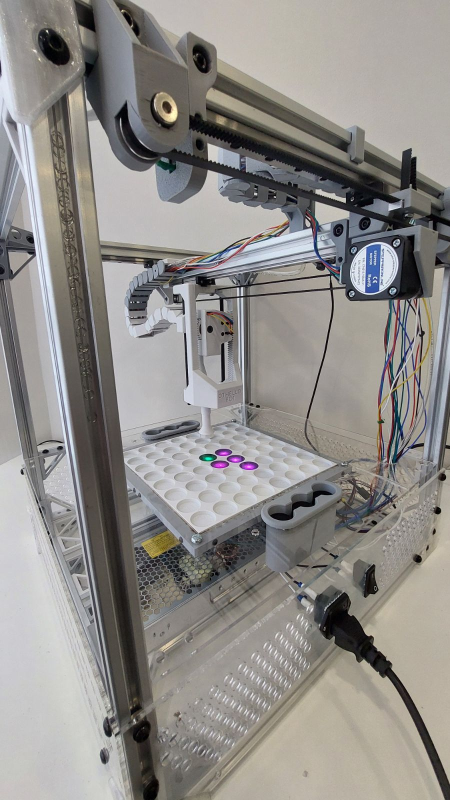
#> input picture images/20261026_161312.jpeg, 900 x 1600 px, given in place of the camera (shown at 1/2 size)
$ python camera_processing.py
#> lines starting #> are read from the running program, lines starting #| are printed output that depends on the picture; after the words box and inside, x2 and y2 are one past the last pixel; in counts of white or black regions, pixels touching at a corner belong together
import cv2
import numpy as np

# ==========================================
# 1. Start Live USB Camera
# ==========================================
cap = cv2.VideoCapture(1, cv2.CAP_DSHOW)

if not cap.isOpened():
    cap.release()
    raise RuntimeError("Could not open USB camera.")

print("Live Calibration Tool Running.")
print("Adjust your board, camera, and lighting.")
print("Press 'q' on your keyboard to quit.")

while True:
    ret, img = cap.read()
#> img is the input picture: shape (1600, 900, 3); mean B, G, R 137, 140.3, 143.1
    if not ret:
        print("Failed to capture image.")
        break

    h, w = img.shape[:2]
#> h = 1600; w = 900

    # ==========================================
    # 2. Define approximate board corners
    # ==========================================
    corners = np.float32([
        [265, 55],     # Top-left (Adjusted inward)
        [576, 57],     # Top-right
        [628, 359],    # Bottom-right
        [188, 357]     # Bottom-left
    ])
    corners *= np.array([w / 640, h / 480], dtype=np.float32)

    # ==========================================
    # 3. Detect the FOUR central black tokens
    # ==========================================
    gray = cv2.cvtColor(img, cv2.COLOR_BGR2GRAY)
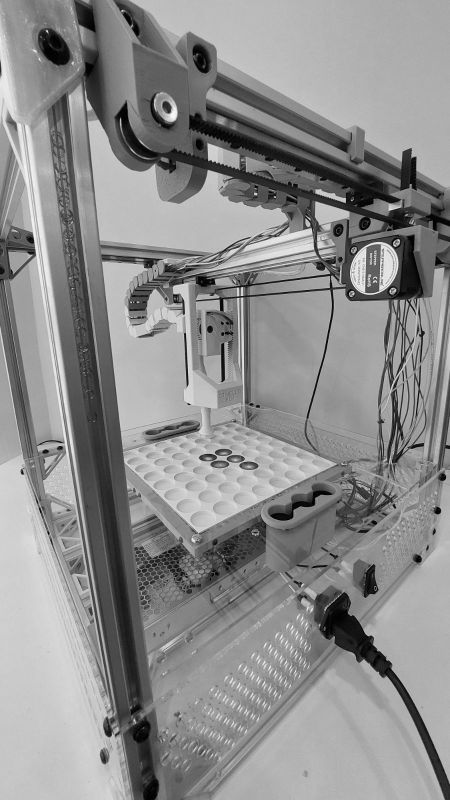
#> gray: shape (1600, 900) (shown at 1/2 size); min 0, max 254, mean 140.7

    _, binary = cv2.threshold(gray, 80, 255, cv2.THRESH_BINARY_INV)
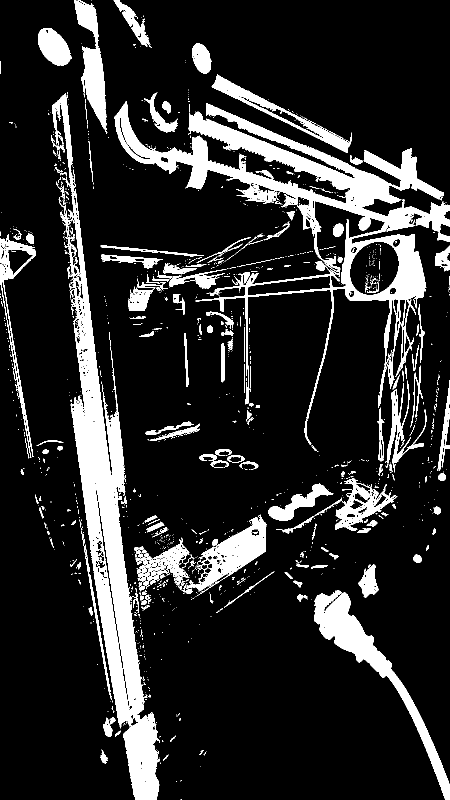
#> binary: shape (1600, 900) (shown at 1/2 size); 15.6% white; 1455 white regions (1204 under 20 px), largest, box (x1, y1, x2, y2) and area: (229, 202, 900, 838) 67514, (104, 186, 320, 1600) 62182, (628, 1180, 900, 1600) 15516

    x1, x2 = int(0.35 * w), int(0.90 * w)
#> x1 = 315; x2 = 810
    y1, y2 = int(0.15 * h), int(0.65 * h)
#> y1 = 240; y2 = 1040
    roi = binary[y1:y2, x1:x2]
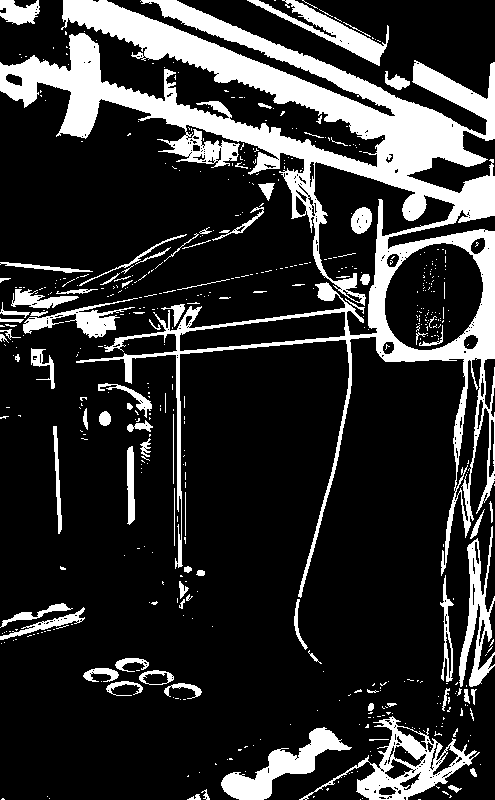
#> roi: shape (800, 495); 19.4% white; 536 white regions (446 under 20 px)

    debug_img = img.copy()
    # Draw the blue search box
    cv2.rectangle(debug_img, (x1, y1), (x2, y2), (255, 0, 0), 2)
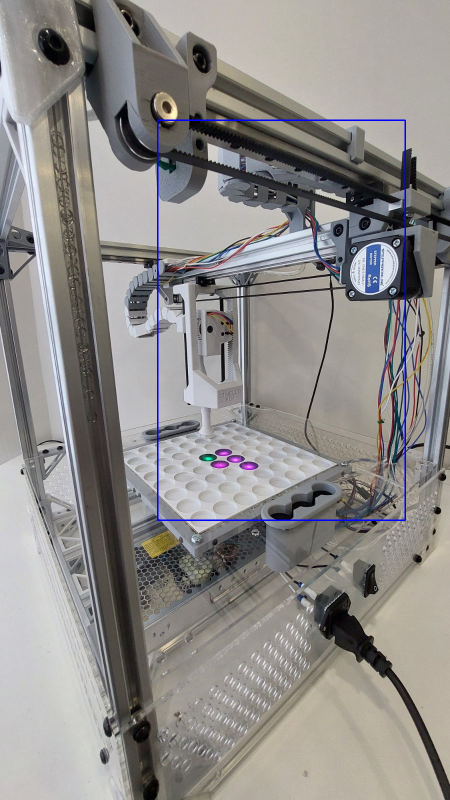
#> debug_img: shape (1600, 900, 3) (shown at 1/2 size); 0.54% of pixels changed, all inside (x1, y1, x2, y2) = (314, 239, 812, 1042)

    contours, _ = cv2.findContours(roi, cv2.RETR_EXTERNAL, cv2.CHAIN_APPROX_SIMPLE)
#> contours = 442 contours, 384 with area under 20; largest, box (x1, y1, x2, y2) and area: (0, 0, 495, 598) 62950, (299, 716, 480, 800) 4897, (221, 727, 352, 800) 2793, (459, 526, 495, 687) 2016, (247, 0, 389, 66) 1966

    token_candidates = []
    sx, sy = w / 640, h / 480
#> sx = 1.41; sy = 3.33
    area_scale = sx * sy
#> area_scale = 4.69

    for contour in contours:
        offset_contour = contour + np.array([[[x1, y1]]])
        area = cv2.contourArea(contour)
        bx, by, bw, bh = cv2.boundingRect(contour)
        perimeter = cv2.arcLength(contour, True)

        if perimeter == 0:
            continue

        circularity = 4 * np.pi * area / (perimeter * perimeter)

        if not (
            400 * area_scale <= area <= 2500 * area_scale
            and 25 * sx <= bw <= 60 * sx
            and 20 * sy <= bh <= 50 * sy
            and circularity > 0.5
        ):
            # Draw rejected shapes in RED
            cv2.drawContours(debug_img, [offset_contour], -1, (0, 0, 255), 1)
            continue

        moments = cv2.moments(contour)
        if moments["m00"] == 0:
            continue

        cx = moments["m10"] / moments["m00"] + x1
        cy = moments["m01"] / moments["m00"] + y1

        token_candidates.append((area, cx, cy))

        # Draw accepted tokens in GREEN
        cv2.drawContours(debug_img, [offset_contour], -1, (0, 255, 0), 2)
        cv2.circle(debug_img, (int(cx), int(cy)), 3, (0, 255, 255), -1)
#> this loop made 442 passes
#> (area, bx, by, bw, bh, perimeter, circularity) on passes 9, 11, 14: (27.5, 187, 794, 14, 6, 39.56, 0.221), (23, 201, 789, 9, 11, 40.63, 0.175), (35.5, 448, 785, 14, 8, 33.21, 0.404)
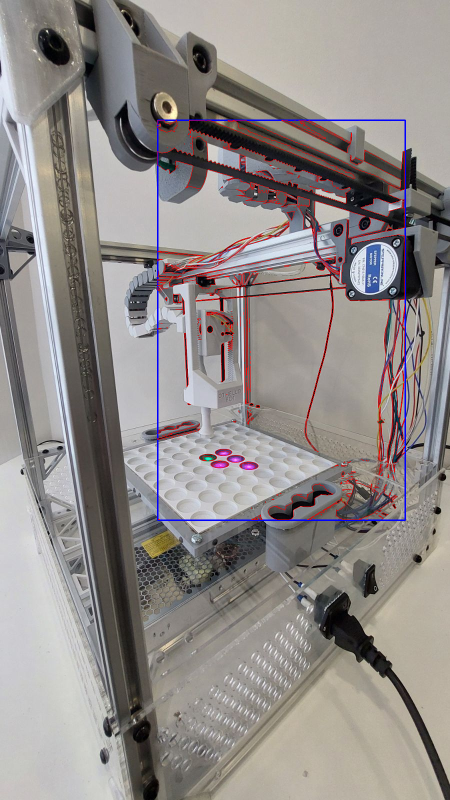
#> debug_img: shape (1600, 900, 3) (shown at 1/2 size); 1.18% of pixels changed, all inside (x1, y1, x2, y2) = (315, 240, 810, 1040)

    # If it fails to find exactly 4, show the debug screen and restart the loop
    if len(token_candidates) < 4:
        cv2.putText(debug_img, f"Missing Tokens! Found: {len(token_candidates)}/4", (20, 40),
                    cv2.FONT_HERSHEY_SIMPLEX, 1, (0, 0, 255), 2)
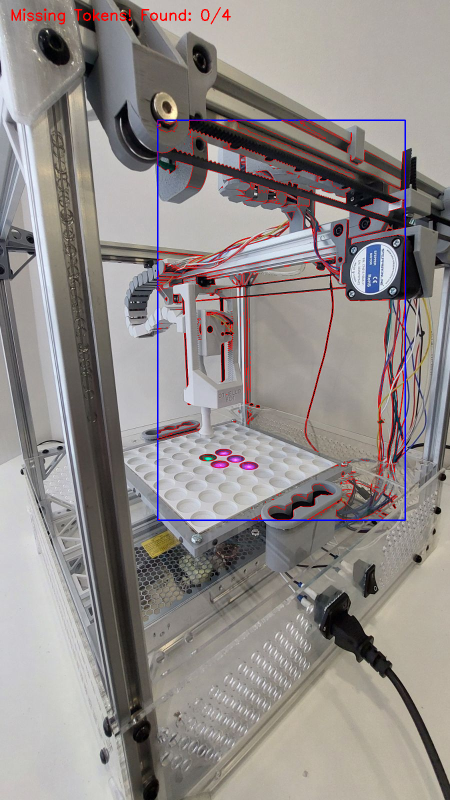
#> debug_img: shape (1600, 900, 3) (shown at 1/2 size); 0.2% of pixels changed, all inside (x1, y1, x2, y2) = (23, 14, 462, 49)
        cv2.imshow("Live Calibration", debug_img)

        if cv2.waitKey(1) & 0xFF == ord('q'):
#> (key q is pressed here)
            break
        continue # Skip the rest of the loop until 4 are found

    # ==========================================
    # 4. Identify tokens and map the board
    # ==========================================
    token_candidates.sort(key=lambda p: p[0], reverse=True)
    token_candidates = token_candidates[:4]  # Keep the 4 largest valid tokens

    token_centers = np.array([[cx, cy] for _, cx, cy in token_candidates], dtype=np.float32)
    token_centers = token_centers[np.argsort(token_centers[:, 1])]

    vertical_gaps = np.diff(token_centers[:, 1])
    split = int(np.argmax(vertical_gaps)) + 1

    upper_row = token_centers[:split]
    lower_row = token_centers[split:]

    if len(upper_row) != 2 or len(lower_row) != 2:
        cv2.putText(debug_img, "Tokens found, but shape is wrong (Not 2 on top, 2 on bottom)",
                    (20, 40), cv2.FONT_HERSHEY_SIMPLEX, 0.7, (0, 165, 255), 2)
        cv2.imshow("Live Calibration", debug_img)
        if cv2.waitKey(1) & 0xFF == ord('q'): break
        continue

    upper_row = upper_row[np.argsort(upper_row[:, 0])]
    lower_row = lower_row[np.argsort(lower_row[:, 0])]

    reference_image_points = np.array([upper_row[0], upper_row[1], lower_row[0], lower_row[1]], dtype=np.float32)

    # Standard Othello starting positions: (col 3, row 3), (col 4, row 3), (col 3, row 4), (col 4, row 4)
    reference_grid_points = np.float32([[3, 3], [4, 3], [3, 4], [4, 4]])
    board_grid_corners = np.float32([[-0.5, -0.5], [ 7.5, -0.5], [ 7.5,  7.5], [-0.5,  7.5]])

    weighted_grid_points = np.vstack([board_grid_corners, np.repeat(reference_grid_points, 4, axis=0)])
    weighted_image_points = np.vstack([corners, np.repeat(reference_image_points, 4, axis=0)])

    grid_to_image, _ = cv2.findHomography(weighted_grid_points, weighted_image_points, method=0)

    if grid_to_image is None:
        continue

    # ==========================================
    # 5. Show the aligned grid (Green Dots)
    # ==========================================
    SIZE = 800
    CELL_SIZE = SIZE // 8

    pixel_to_grid = np.array([[1 / CELL_SIZE, 0, -0.5], [0, 1 / CELL_SIZE, -0.5], [0, 0, 1]], dtype=np.float64)
    rectified_to_image = grid_to_image @ pixel_to_grid
    image_to_rectified = np.linalg.inv(rectified_to_image)

    warped = cv2.warpPerspective(img, image_to_rectified, (SIZE, SIZE))
    gray_warped = cv2.cvtColor(warped, cv2.COLOR_BGR2GRAY)

    RADIUS = 8
    TOKEN_THRESHOLD = 45
    yy, xx = np.ogrid[-RADIUS:RADIUS + 1, -RADIUS:RADIUS + 1]
    mask = xx**2 + yy**2 <= RADIUS**2

    preview = warped.copy()

    # Draw Green dots!
    for row in range(8):
        for col in range(8):
            cx = col * CELL_SIZE + CELL_SIZE // 2
            cy = row * CELL_SIZE + CELL_SIZE // 2

            patch = gray_warped[cy - RADIUS:cy + RADIUS + 1, cx - RADIUS:cx + RADIUS + 1]
            brightness = np.median(patch[mask])

            # Green dot at center
            cv2.circle(preview, (cx, cy), 5, (0, 255, 0), -1)

            # Red ring if piece is detected
            if brightness < TOKEN_THRESHOLD:
                cv2.circle(preview, (cx, cy), 11, (0, 0, 255), 2)

    cv2.putText(preview, "Perfect! Grid Aligned.", (20, 40), cv2.FONT_HERSHEY_SIMPLEX, 1, (0, 255, 0), 2)
    cv2.imshow("Live Calibration", preview)

    if cv2.waitKey(1) & 0xFF == ord('q'):
        break

cap.release()
cv2.destroyAllWindows()

$ run again, on images/20261027_051755.jpeg
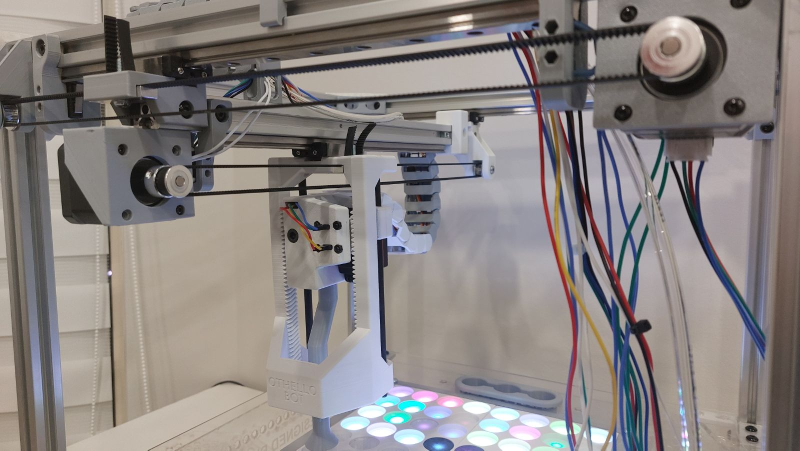
#> input picture images/20261027_051755.jpeg, 1600 x 901 px, given in place of the camera (shown at 1/2 size)
#> img is the input picture: shape (901, 1600, 3); mean B, G, R 128.5, 130.2, 136.1
#> `_, binary = cv2.threshold(gray, 80, 255, cv2.THRESH_BINARY_INV)`:
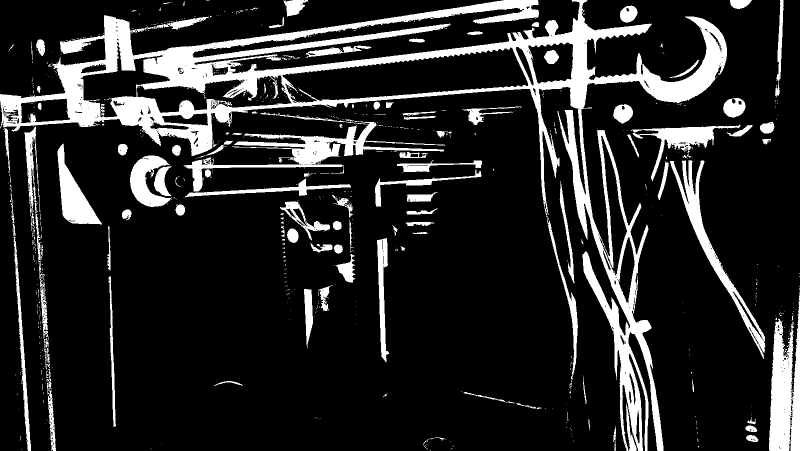
#> binary: shape (901, 1600) (shown at 1/2 size); 15.9% white; 781 white regions (655 under 20 px), largest, box (x1, y1, x2, y2) and area: (0, 0, 1454, 901) 131976, (1538, 584, 1600, 901) 12547, (367, 243, 891, 383) 11836
#> roi: shape (450, 880); 18.7% white; 220 white regions (171 under 20 px)
#> contours = 220 contours, 180 with area under 20; largest, box (x1, y1, x2, y2) and area: (0, 0, 878, 450) 36819, (0, 108, 331, 212) 7658, (780, 185, 880, 423) 5070, (701, 117, 880, 227) 4800, (0, 268, 100, 346) 1936
#> the loop `for contour in contours:` made 220 passes
#> (area, bx, by, bw, bh, perimeter, circularity) on passes 6, 11, 25: (76.5, 48, 443, 15, 7, 39.41, 0.619), (151.5, 77, 435, 29, 15, 79.7, 0.3), (925.5, 111, 373, 40, 57, 208.8, 0.267)
#> `cv2.putText(debug_img, f"Missing Tokens! Found: {len(token_candidates)..`:
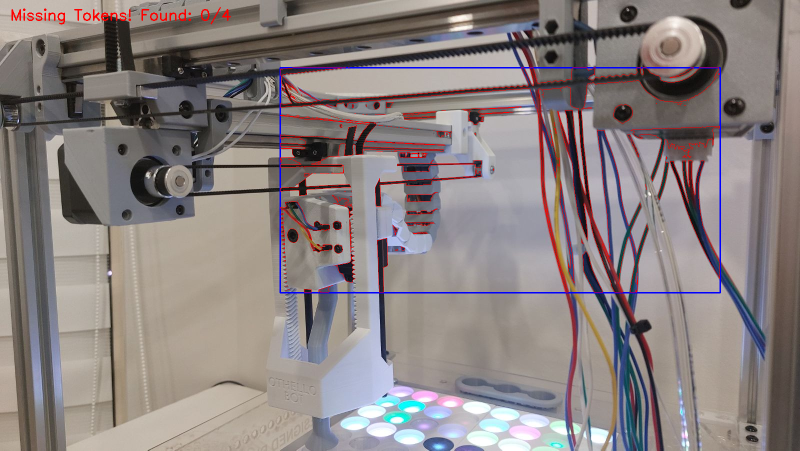
#> debug_img: shape (901, 1600, 3) (shown at 1/2 size); mean B, G, R 128.2, 128.6, 137.7
